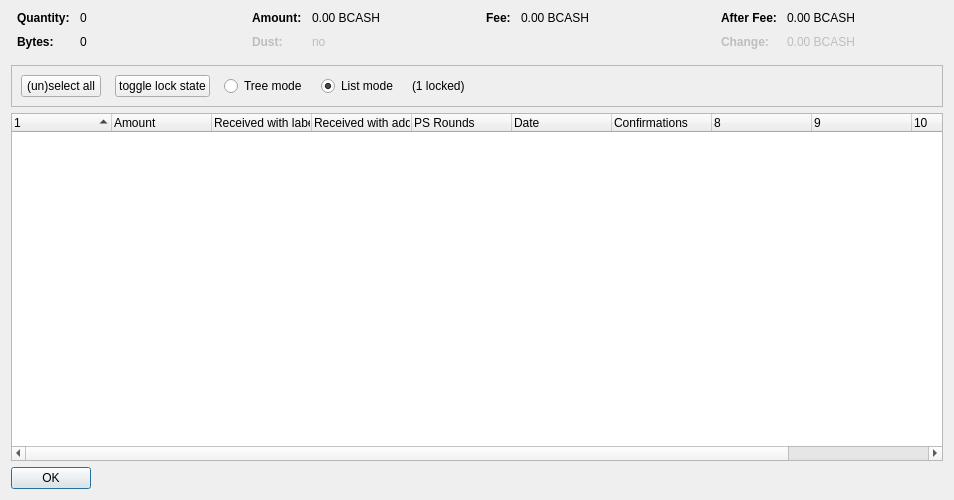
<?xml version="1.0" encoding="UTF-8"?>
<ui version="4.0">
 <class>CoinControlDialog</class>
 <widget class="QDialog" name="CoinControlDialog">
  <property name="geometry">
   <rect>
    <x>0</x>
    <y>0</y>
    <width>954</width>
    <height>500</height>
   </rect>
  </property>
  <property name="windowTitle">
   <string>Coin Selection</string>
  </property>
  <layout class="QVBoxLayout" name="verticalLayout">
   <item>
    <layout class="QHBoxLayout" name="horizontalLayoutTop" stretch="0,0,0,0">
     <property name="topMargin">
      <number>0</number>
     </property>
     <property name="bottomMargin">
      <number>10</number>
     </property>
     <item>
      <layout class="QFormLayout" name="formLayoutCoinControl1">
       <property name="horizontalSpacing">
        <number>10</number>
       </property>
       <property name="verticalSpacing">
        <number>10</number>
       </property>
       <property name="leftMargin">
        <number>6</number>
       </property>
       <property name="rightMargin">
        <number>6</number>
       </property>
       <item row="0" column="0">
        <widget class="QLabel" name="labelCoinControlQuantityText">
         <property name="font">
          <font>
           <weight>75</weight>
           <bold>true</bold>
          </font>
         </property>
         <property name="text">
          <string>Quantity:</string>
         </property>
        </widget>
       </item>
       <item row="0" column="1">
        <widget class="QLabel" name="labelCoinControlQuantity">
         <property name="cursor">
          <cursorShape>IBeamCursor</cursorShape>
         </property>
         <property name="contextMenuPolicy">
          <enum>Qt::ActionsContextMenu</enum>
         </property>
         <property name="text">
          <string notr="true">0</string>
         </property>
         <property name="textInteractionFlags">
          <set>Qt::LinksAccessibleByMouse|Qt::TextSelectableByKeyboard|Qt::TextSelectableByMouse</set>
         </property>
        </widget>
       </item>
       <item row="1" column="0">
        <widget class="QLabel" name="labelCoinControlBytesText">
         <property name="font">
          <font>
           <weight>75</weight>
           <bold>true</bold>
          </font>
         </property>
         <property name="text">
          <string>Bytes:</string>
         </property>
        </widget>
       </item>
       <item row="1" column="1">
        <widget class="QLabel" name="labelCoinControlBytes">
         <property name="cursor">
          <cursorShape>IBeamCursor</cursorShape>
         </property>
         <property name="contextMenuPolicy">
          <enum>Qt::ActionsContextMenu</enum>
         </property>
         <property name="text">
          <string notr="true">0</string>
         </property>
         <property name="textInteractionFlags">
          <set>Qt::LinksAccessibleByMouse|Qt::TextSelectableByKeyboard|Qt::TextSelectableByMouse</set>
         </property>
        </widget>
       </item>
      </layout>
     </item>
     <item>
      <layout class="QFormLayout" name="formLayoutCoinControl2">
       <property name="horizontalSpacing">
        <number>10</number>
       </property>
       <property name="verticalSpacing">
        <number>10</number>
       </property>
       <property name="leftMargin">
        <number>6</number>
       </property>
       <property name="rightMargin">
        <number>6</number>
       </property>
       <item row="0" column="0">
        <widget class="QLabel" name="labelCoinControlAmountText">
         <property name="font">
          <font>
           <weight>75</weight>
           <bold>true</bold>
          </font>
         </property>
         <property name="text">
          <string>Amount:</string>
         </property>
        </widget>
       </item>
       <item row="0" column="1">
        <widget class="QLabel" name="labelCoinControlAmount">
         <property name="cursor">
          <cursorShape>IBeamCursor</cursorShape>
         </property>
         <property name="contextMenuPolicy">
          <enum>Qt::ActionsContextMenu</enum>
         </property>
         <property name="text">
          <string notr="true">0.00 BCASH</string>
         </property>
         <property name="textInteractionFlags">
          <set>Qt::LinksAccessibleByMouse|Qt::TextSelectableByKeyboard|Qt::TextSelectableByMouse</set>
         </property>
        </widget>
       </item>
       <item row="1" column="0">
        <widget class="QLabel" name="labelCoinControlLowOutputText">
         <property name="enabled">
          <bool>false</bool>
         </property>
         <property name="font">
          <font>
           <weight>75</weight>
           <bold>true</bold>
          </font>
         </property>
         <property name="text">
          <string>Dust:</string>
         </property>
        </widget>
       </item>
       <item row="1" column="1">
        <widget class="QLabel" name="labelCoinControlLowOutput">
         <property name="enabled">
          <bool>false</bool>
         </property>
         <property name="cursor">
          <cursorShape>IBeamCursor</cursorShape>
         </property>
         <property name="contextMenuPolicy">
          <enum>Qt::ActionsContextMenu</enum>
         </property>
         <property name="text">
          <string notr="true">no</string>
         </property>
         <property name="textInteractionFlags">
          <set>Qt::LinksAccessibleByMouse|Qt::TextSelectableByKeyboard|Qt::TextSelectableByMouse</set>
         </property>
        </widget>
       </item>
      </layout>
     </item>
     <item>
      <layout class="QFormLayout" name="formLayoutCoinControl3">
       <property name="horizontalSpacing">
        <number>10</number>
       </property>
       <property name="verticalSpacing">
        <number>10</number>
       </property>
       <property name="leftMargin">
        <number>6</number>
       </property>
       <property name="rightMargin">
        <number>6</number>
       </property>
       <item row="0" column="0">
        <widget class="QLabel" name="labelCoinControlFeeText">
         <property name="font">
          <font>
           <weight>75</weight>
           <bold>true</bold>
          </font>
         </property>
         <property name="text">
          <string>Fee:</string>
         </property>
        </widget>
       </item>
       <item row="0" column="1">
        <widget class="QLabel" name="labelCoinControlFee">
         <property name="cursor">
          <cursorShape>IBeamCursor</cursorShape>
         </property>
         <property name="contextMenuPolicy">
          <enum>Qt::ActionsContextMenu</enum>
         </property>
         <property name="text">
          <string notr="true">0.00 BCASH</string>
         </property>
         <property name="textInteractionFlags">
          <set>Qt::LinksAccessibleByMouse|Qt::TextSelectableByKeyboard|Qt::TextSelectableByMouse</set>
         </property>
        </widget>
       </item>
      </layout>
     </item>
     <item>
      <layout class="QFormLayout" name="formLayoutCoinControl4">
       <property name="horizontalSpacing">
        <number>10</number>
       </property>
       <property name="verticalSpacing">
        <number>10</number>
       </property>
       <property name="leftMargin">
        <number>6</number>
       </property>
       <property name="rightMargin">
        <number>6</number>
       </property>
       <item row="0" column="0">
        <widget class="QLabel" name="labelCoinControlAfterFeeText">
         <property name="font">
          <font>
           <weight>75</weight>
           <bold>true</bold>
          </font>
         </property>
         <property name="text">
          <string>After Fee:</string>
         </property>
        </widget>
       </item>
       <item row="0" column="1">
        <widget class="QLabel" name="labelCoinControlAfterFee">
         <property name="cursor">
          <cursorShape>IBeamCursor</cursorShape>
         </property>
         <property name="contextMenuPolicy">
          <enum>Qt::ActionsContextMenu</enum>
         </property>
         <property name="text">
          <string notr="true">0.00 BCASH</string>
         </property>
         <property name="textInteractionFlags">
          <set>Qt::LinksAccessibleByMouse|Qt::TextSelectableByKeyboard|Qt::TextSelectableByMouse</set>
         </property>
        </widget>
       </item>
       <item row="1" column="0">
        <widget class="QLabel" name="labelCoinControlChangeText">
         <property name="enabled">
          <bool>false</bool>
         </property>
         <property name="font">
          <font>
           <weight>75</weight>
           <bold>true</bold>
          </font>
         </property>
         <property name="text">
          <string>Change:</string>
         </property>
        </widget>
       </item>
       <item row="1" column="1">
        <widget class="QLabel" name="labelCoinControlChange">
         <property name="enabled">
          <bool>false</bool>
         </property>
         <property name="cursor">
          <cursorShape>IBeamCursor</cursorShape>
         </property>
         <property name="contextMenuPolicy">
          <enum>Qt::ActionsContextMenu</enum>
         </property>
         <property name="text">
          <string notr="true">0.00 BCASH</string>
         </property>
         <property name="textInteractionFlags">
          <set>Qt::LinksAccessibleByMouse|Qt::TextSelectableByKeyboard|Qt::TextSelectableByMouse</set>
         </property>
        </widget>
       </item>
      </layout>
     </item>
    </layout>
   </item>
   <item>
    <widget class="QFrame" name="frame">
     <property name="minimumSize">
      <size>
       <width>0</width>
       <height>40</height>
      </size>
     </property>
     <property name="frameShape">
      <enum>QFrame::StyledPanel</enum>
     </property>
     <property name="frameShadow">
      <enum>QFrame::Sunken</enum>
     </property>
     <layout class="QHBoxLayout" name="horizontalLayout">
      <item>
       <layout class="QHBoxLayout" name="horizontalLayoutPanel" stretch="0,0,0,0,0,0">
        <property name="spacing">
         <number>14</number>
        </property>
        <item>
         <widget class="QPushButton" name="pushButtonSelectAll">
          <property name="sizePolicy">
           <sizepolicy hsizetype="Maximum" vsizetype="Fixed">
            <horstretch>0</horstretch>
            <verstretch>0</verstretch>
           </sizepolicy>
          </property>
          <property name="text">
           <string>(un)select all</string>
          </property>
          <property name="autoDefault">
           <bool>false</bool>
          </property>
         </widget>
        </item>
        <item>
         <widget class="QPushButton" name="pushButtonToggleLock">
          <property name="sizePolicy">
           <sizepolicy hsizetype="Maximum" vsizetype="Fixed">
            <horstretch>0</horstretch>
            <verstretch>0</verstretch>
           </sizepolicy>
          </property>
          <property name="text">
           <string>toggle lock state</string>
          </property>
          <property name="autoDefault">
           <bool>false</bool>
          </property>
         </widget>
        </item>
        <item>
         <widget class="QRadioButton" name="radioTreeMode">
          <property name="sizePolicy">
           <sizepolicy hsizetype="Maximum" vsizetype="Fixed">
            <horstretch>0</horstretch>
            <verstretch>0</verstretch>
           </sizepolicy>
          </property>
          <property name="text">
           <string>Tree mode</string>
          </property>
         </widget>
        </item>
        <item>
         <widget class="QRadioButton" name="radioListMode">
          <property name="sizePolicy">
           <sizepolicy hsizetype="Maximum" vsizetype="Fixed">
            <horstretch>0</horstretch>
            <verstretch>0</verstretch>
           </sizepolicy>
          </property>
          <property name="text">
           <string>List mode</string>
          </property>
          <property name="checked">
           <bool>true</bool>
          </property>
         </widget>
        </item>
        <item>
         <widget class="QLabel" name="labelLocked">
          <property name="text">
           <string>(1 locked)</string>
          </property>
         </widget>
        </item>
        <item>
         <spacer name="horizontalSpacer">
          <property name="orientation">
           <enum>Qt::Horizontal</enum>
          </property>
          <property name="sizeHint" stdset="0">
           <size>
            <width>40</width>
            <height>20</height>
           </size>
          </property>
         </spacer>
        </item>
       </layout>
      </item>
     </layout>
    </widget>
   </item>
   <item>
    <widget class="CoinControlTreeWidget" name="treeWidget">
     <property name="contextMenuPolicy">
      <enum>Qt::CustomContextMenu</enum>
     </property>
     <property name="sortingEnabled">
      <bool>false</bool>
     </property>
     <property name="columnCount">
      <number>11</number>
     </property>
     <attribute name="headerShowSortIndicator" stdset="0">
      <bool>true</bool>
     </attribute>
     <attribute name="headerStretchLastSection">
      <bool>false</bool>
     </attribute>
     <column>
      <property name="text">
       <string/>
      </property>
     </column>
     <column>
      <property name="text">
       <string>Amount</string>
      </property>
     </column>
     <column>
      <property name="text">
       <string>Received with label</string>
      </property>
     </column>
     <column>
      <property name="text">
       <string>Received with address</string>
      </property>
     </column>
     <column>
      <property name="text">
       <string>PS Rounds</string>
      </property>
     </column>
     <column>
      <property name="text">
       <string>Date</string>
      </property>
     </column>
     <column>
      <property name="text">
       <string>Confirmations</string>
      </property>
      <property name="toolTip">
       <string>Confirmed</string>
      </property>
     </column>
     <column>
      <property name="text">
       <string/>
      </property>
     </column>
     <column>
      <property name="text">
       <string/>
      </property>
     </column>
     <column>
      <property name="text">
       <string/>
      </property>
     </column>
     <column>
      <property name="text">
       <string/>
      </property>
     </column>
    </widget>
   </item>
   <item>
    <widget class="QDialogButtonBox" name="buttonBox">
     <property name="sizePolicy">
      <sizepolicy hsizetype="Maximum" vsizetype="Fixed">
       <horstretch>0</horstretch>
       <verstretch>0</verstretch>
      </sizepolicy>
     </property>
     <property name="orientation">
      <enum>Qt::Horizontal</enum>
     </property>
     <property name="standardButtons">
      <set>QDialogButtonBox::Ok</set>
     </property>
    </widget>
   </item>
  </layout>
 </widget>
 <customwidgets>
  <customwidget>
   <class>CoinControlTreeWidget</class>
   <extends>QTreeWidget</extends>
   <header>coincontroltreewidget.h</header>
  </customwidget>
 </customwidgets>
 <resources/>
 <connections/>
</ui>
